Frame 1 (no input): blank canvas, image omitted
Frame 60 (the mouse pressed at the canvas centre just before this capture): blank canvas, image omitted
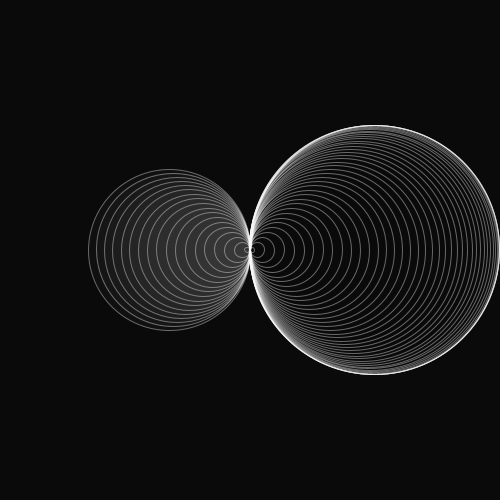
Frame 120 (the mouse held since frame 60 and released just before this capture)

The Processing sketch whose frames 1 and 60 were blank and that drew this single picture after the mouse press (run headless with seeded random() and noise(); from frame 60 on, the mouse is pressed at the canvas centre):

// Processing sketch: test_39_pde
// ── test_39_pde.pde
class Ellipse {
   float centerX;
   float centerY;
   float angle;
   float size;
   float weight;
   
   Ellipse(float centerX, float centerY, float angle, float size, float weight) {
      this.centerX = centerX;
      this.centerY = centerY;
      this.angle = angle;
      this.size = size;
      this.weight = weight;
   }
   
   public void render() {
      fill(200, this.size / 20);
      float x1 = this.centerX - cos(this.angle) * this.size / 2;
      float y1 = this.centerY + sin(this.angle) * this.size / 2;
      stroke(250, 100);
      strokeWeight(this.weight);
      ellipse(x1, y1, this.size, this.size);
   }
}

Ellipse ellipseObj;

void setup() {
   size(500, 500);
   smooth();
   background(10);
   ellipseObj = new Ellipse(width / 2, height / 2, 0, 150, 1);
   //noLoop();
}

float counter = 0;

void draw() {
    counter += 0.01;
    if(counter > TWO_PI) {
       counter = 0; 
    }
    ellipseObj.size = sin(counter * 4f) * mouseX;
    ellipseObj.render();
}
